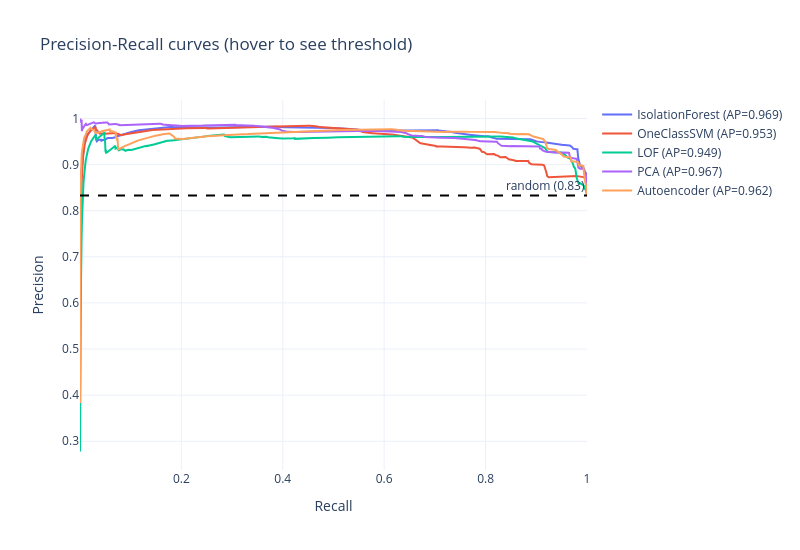

The notebook cell saved with this chart:
### Markdown cell above
## PR curve

### Code cell
fig = go.Figure()

for name in scores_test:
    prec, rec, thr = precision_recall_curve(y_test, scores_test[name])
    ap = average_precision_score(y_test, scores_test[name])

    # precision_recall_curve returns one extra point that has no threshold
    prec = prec[:-1]
    rec = rec[:-1]

    # too many points makes the plot slow, so take every Nth
    step = max(1, len(prec) // 1500)
    prec = prec[::step]
    rec = rec[::step]
    thr = thr[::step]

    f1 = 2 * prec * rec / (prec + rec + 1e-12)

    fig.add_trace(go.Scatter(
        x=rec, y=prec, mode='lines',
        name="%s (AP=%.3f)" % (name, ap),
        customdata=np.stack([thr, f1], axis=-1),
        hovertemplate=('Recall %{x:.3f}<br>'
                       'Precision %{y:.3f}<br>'
                       'F1 %{customdata[1]:.3f}<br>'
                       'threshold %{customdata[0]:.4f}'
                       '<extra>%{fullData.name}</extra>')))

fig.add_hline(y=y_test.mean(), line_dash='dash', line_color='black',
              annotation_text='random (%.2f)' % y_test.mean())

fig.update_layout(title='Precision-Recall curves (hover to see threshold)',
                  xaxis_title='Recall', yaxis_title='Precision',
                  width=800, height=550, template='plotly_white')
fig.show()
fig.write_html('pr_curve_interactive.html', include_plotlyjs='cdn')

### Figure 1 — Plotly figure (JSON) as saved in the notebook; plotly's stock layout.template omitted (floating-point values rounded to 4 significant figures; data arrays with more than 128 entries replaced by an {"elided": "..."} marker saying what was removed)
{"data": [{"customdata": {"elided": "1520x2 float values"}, "hovertemplate": "Recall %{x:.3f}<br>Precision %{y:.3f}<br>F1 %{customdata[1]:.3f}<br>threshold %{customdata[0]:.4f}<extra>%{fullData.name}</extra>", "mode": "lines", "name": "IsolationForest (AP=0.969)", "type": "scatter", "x": {"elided": "1520 float values"}, "y": {"elided": "1520 float values"}}, {"customdata": {"elided": "1512x2 float values"}, "hovertemplate": "Recall %{x:.3f}<br>Precision %{y:.3f}<br>F1 %{customdata[1]:.3f}<br>threshold %{customdata[0]:.4f}<extra>%{fullData.name}</extra>", "mode": "lines", "name": "OneClassSVM (AP=0.953)", "type": "scatter", "x": {"elided": "1512 float values"}, "y": {"elided": "1512 float values"}}, {"customdata": {"elided": "1501x2 float values"}, "hovertemplate": "Recall %{x:.3f}<br>Precision %{y:.3f}<br>F1 %{customdata[1]:.3f}<br>threshold %{customdata[0]:.4f}<extra>%{fullData.name}</extra>", "mode": "lines", "name": "LOF (AP=0.949)", "type": "scatter", "x": {"elided": "1501 float values"}, "y": {"elided": "1501 float values"}}, {"customdata": {"elided": "1512x2 float values"}, "hovertemplate": "Recall %{x:.3f}<br>Precision %{y:.3f}<br>F1 %{customdata[1]:.3f}<br>threshold %{customdata[0]:.4f}<extra>%{fullData.name}</extra>", "mode": "lines", "name": "PCA (AP=0.967)", "type": "scatter", "x": {"elided": "1512 float values"}, "y": {"elided": "1512 float values"}}, {"customdata": {"elided": "1512x2 float values"}, "hovertemplate": "Recall %{x:.3f}<br>Precision %{y:.3f}<br>F1 %{customdata[1]:.3f}<br>threshold %{customdata[0]:.4f}<extra>%{fullData.name}</extra>", "mode": "lines", "name": "Autoencoder (AP=0.962)", "type": "scatter", "x": {"elided": "1512 float values"}, "y": {"elided": "1512 float values"}}], "layout": {"annotations": [{"showarrow": false, "text": "random (0.83)", "x": 1, "xanchor": "right", "xref": "x domain", "y": 0.8328, "yanchor": "bottom", "yref": "y"}], "height": 550, "shapes": [{"line": {"color": "black", "dash": "dash"}, "type": "line", "x0": 0, "x1": 1, "xref": "x domain", "y0": 0.8328, "y1": 0.8328, "yref": "y"}], "title": {"text": "Precision-Recall curves (hover to see threshold)"}, "width": 800, "xaxis": {"title": {"text": "Recall"}}, "yaxis": {"title": {"text": "Precision"}}}}
